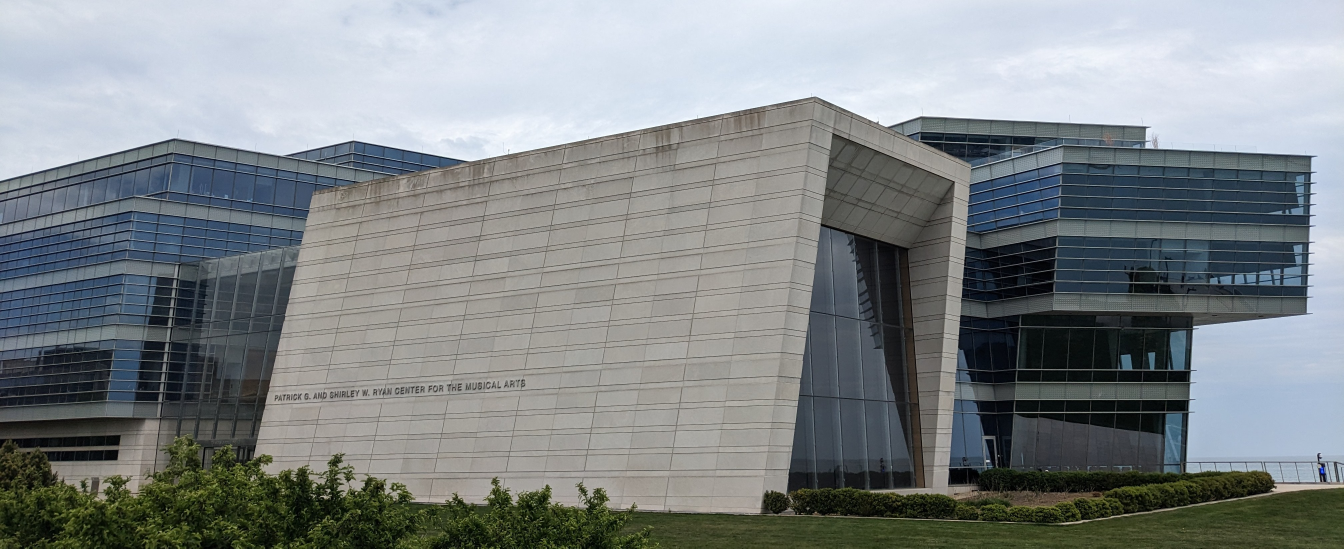
#> input picture images/Bienen School of Music.jpg, 4032 x 1645 px (shown at 1/3 size); its folder holds only this picture in this run
$ jupyter execute --allow-errors Main_variants.ipynb   (shell and % lines are left out)
#> lines starting #> are read from the running program, lines starting #| are printed output that depends on the picture
## Imports

[cell 1]
import numpy as np
import cv2 as cv
import os
import math
import faiss

import matplotlib.pyplot as plt

## SIFT

[cell 2]
def get_sift_keypoints(img, resize_width=1024):
    gray = cv.cvtColor(img,cv.COLOR_BGR2GRAY)
    dsize = (resize_width, int(gray.shape[0] / (gray.shape[1] / resize_width)))
    gray = cv.resize(gray, dsize)
    sift = cv.SIFT_create(nfeatures=1000)
    kp, des = sift.detectAndCompute(gray, None)
    img=cv.drawKeypoints(gray,kp,img)
    plt.imshow(img)
    plt.axis('off')
    plt.show()
    return kp, des

[cell 3]
def create_sift_database():
    labels = []
    features = []
    for image_name in os.listdir('images'):
        if '.jpeg' not in image_name and '.jpg' not in image_name:
            continue
        index_of_dot = image_name.find('.')
        building_name = image_name[0:(index_of_dot - 2)]

        image_path = 'images/' + image_name
        img = cv.imread(image_path)

        kp, des = get_sift_keypoints(img)
        labels += [building_name for i in range(len(kp))]

        features.append(np.vstack(des))
    return labels, features

## ORB

[cell 4]
def get_orb_keypoints(img, resize_width=1024):
    gray = cv.cvtColor(img,cv.COLOR_BGR2GRAY)
    dsize = (resize_width, int(gray.shape[0] / (gray.shape[1] / resize_width)))
    gray = cv.resize(gray, dsize)
    orb = cv.ORB_create(nfeatures=1000)
    kp = orb.detect(gray,None)
    kp, des = orb.compute(gray, kp)
    img=cv.drawKeypoints(gray,kp,img)
    plt.imshow(img)
    plt.axis('off')
    plt.show()
    return kp, des

[cell 5]
def create_orb_database():
    labels = []
    features = []
    for image_name in os.listdir('images'):
        if '.jpeg' not in image_name and '.jpg' not in image_name:
            continue
        index_of_dot = image_name.find('.')
        building_name = image_name[0:(index_of_dot - 2)]

        image_path = 'images/' + image_name
        img = cv.imread(image_path)

        kp, des = get_orb_keypoints(img)
        labels += [building_name for i in range(len(kp))]

        features.append(np.vstack(des))
    return labels, features

## BRIEF

[cell 6]
# [13 lines left out: function get_brief_keypoints, not called in this run]

[cell 7]
# [17 lines left out: function create_brief_database, not called in this run]

## Feature Set Creation

[cell 8]
def create_requested_feature_database(create_database):
    labels, features = create_database()
#> in create_sift_database, img is the input picture: shape (1645, 4032, 3); mean B, G, R 136.3, 134.5, 129
#> in get_sift_keypoints, `gray = cv.cvtColor(img,cv.COLOR_BGR2GRAY)`:
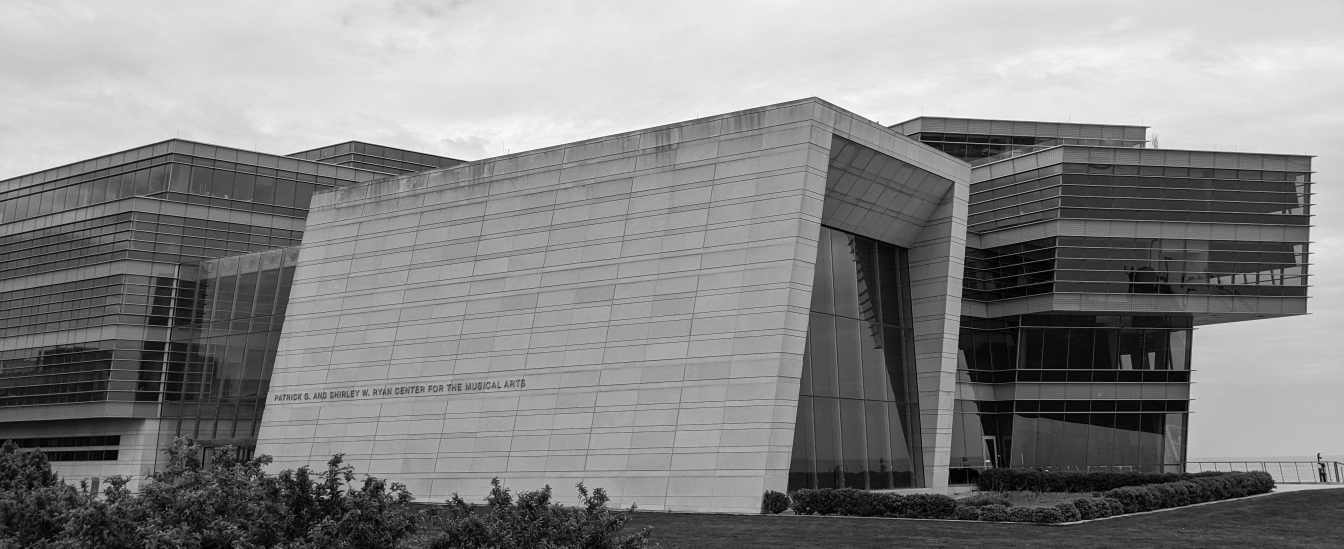
#> gray: shape (1645, 4032) (shown at 1/3 size); min 0, max 255, mean 133
#> in get_sift_keypoints, `gray = cv.resize(gray, dsize)`:
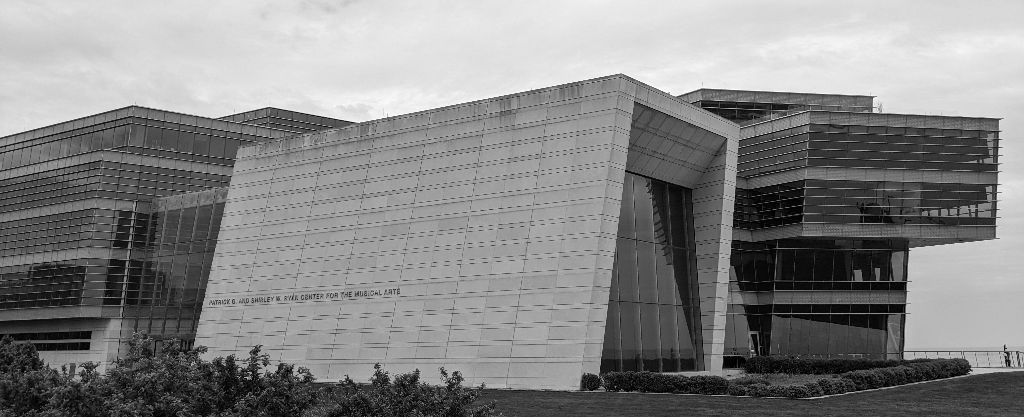
#> gray: shape (417, 1024); min 0, max 254, mean 132.9
#> in get_sift_keypoints, `kp, des = sift.detectAndCompute(gray, None)`: kp = 1000 keypoints; strongest (x, y, size): (1008, 362, 4.3), (875, 111, 3.2), (1007, 353, 2.2), (729, 362, 8.6)
#> in get_sift_keypoints, `img=cv.drawKeypoints(gray,kp,img)`:
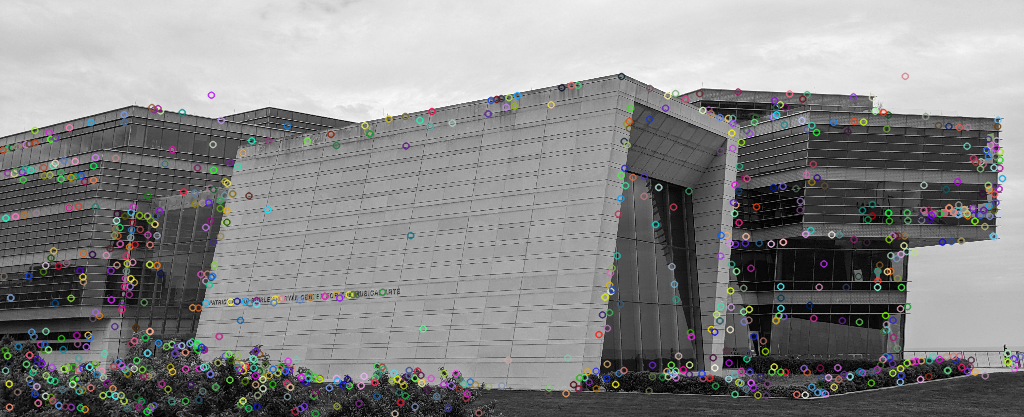
#> img: shape (417, 1024, 3); mean B, G, R 134.9, 134.9, 135
#> in create_sift_database, `labels += [building_name for i in range(len(kp))]`: labels = 1000 items, first 6: 'Bienen School of Mus', 'Bienen School of Mus', 'Bienen School of Mus', 'Bienen School of Mus', 'Bienen School of Mus', 'Bienen School of Mus'
    features_ar = np.vstack(features)
    faiss_size = list(features_ar.shape)[1]
    index = faiss.IndexFlatL2(faiss_size)
    index.add(features_ar)
    return labels, index

## Inference

[cell 9]
# [9 lines left out: function get_percentage_scores, not called in this run]

[cell 10]
# [26 lines left out: function find_closest_image_match, not called in this run]

## Example : SIFT

#> (a cell that did not finish here is left out)

#> in create_requested_feature_database, `labels, features = create_database()`: features = 1 item

#> (a cell that did not finish here is left out)

## Example : ORB

#> (a cell that did not finish here is left out)

#> in get_orb_keypoints, `kp = orb.detect(gray,None)`: kp = 997 keypoints; strongest (x, y, size): (873, 110, 31), (910, 248, 31), (874, 112, 31), (873, 99, 31)
#> in get_orb_keypoints, `img=cv.drawKeypoints(gray,kp,img)`:
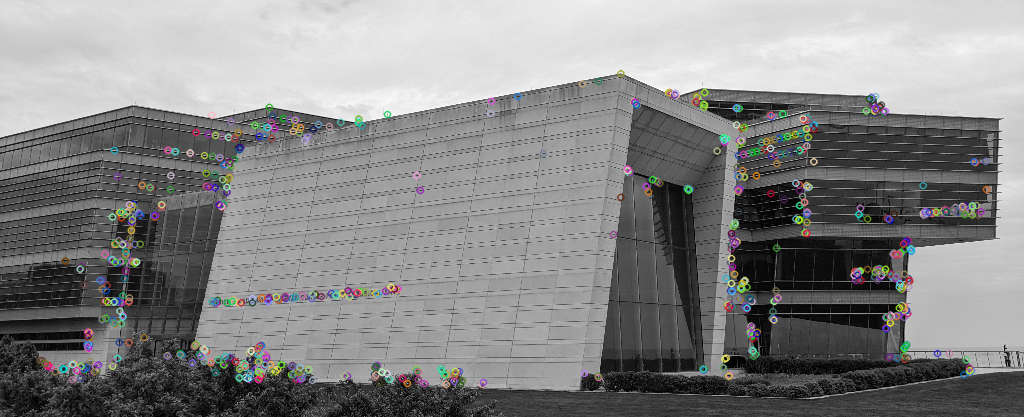
#> img: shape (417, 1024, 3); mean B, G, R 134.2, 134.3, 134.3
#> in create_orb_database, `labels += [building_name for i in range(len(kp))]`: labels = 997 items, first 6: 'Bienen School of Mus', 'Bienen School of Mus', 'Bienen School of Mus', 'Bienen School of Mus', 'Bienen School of Mus', 'Bienen School of Mus'

$ run again, on images/Bienen_School_of_Music_4.jpeg
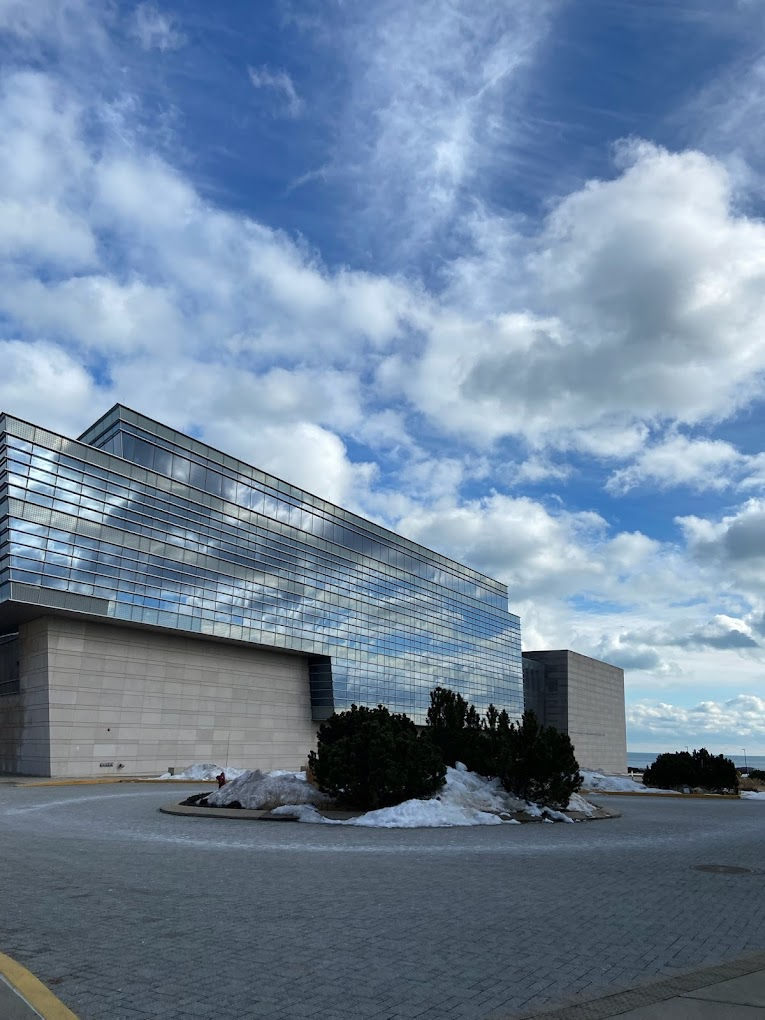
#> input picture images/Bienen_School_of_Music_4.jpeg, 765 x 1020 px
#> in create_sift_database, img is the input picture: shape (1020, 765, 3); mean B, G, R 156.5, 132.9, 111.9
#> in get_sift_keypoints, `gray = cv.cvtColor(img,cv.COLOR_BGR2GRAY)`:
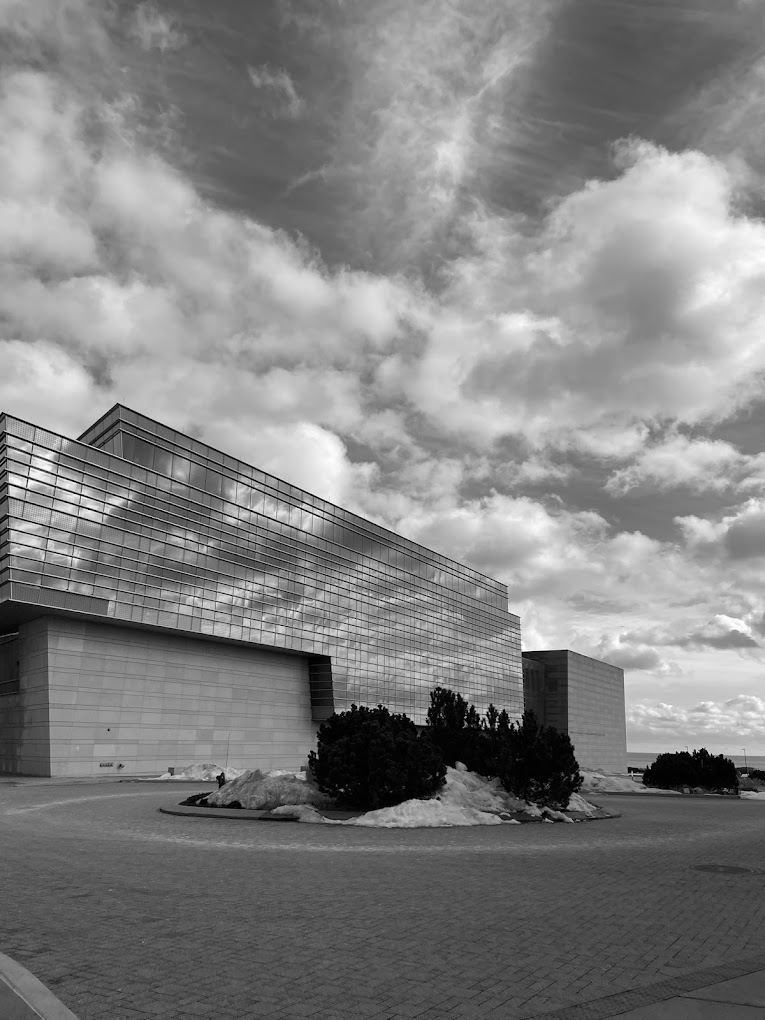
#> gray: shape (1020, 765); min 0, max 255, mean 129.3
#> in get_sift_keypoints, `kp, des = sift.detectAndCompute(gray, None)`: kp = 1000 keypoints; strongest (x, y, size): (118, 681, 2.2), (20, 650, 2.5), (29, 653, 2.4), (100, 660, 2.1)
#> in get_sift_keypoints, `img=cv.drawKeypoints(gray,kp,img)`:
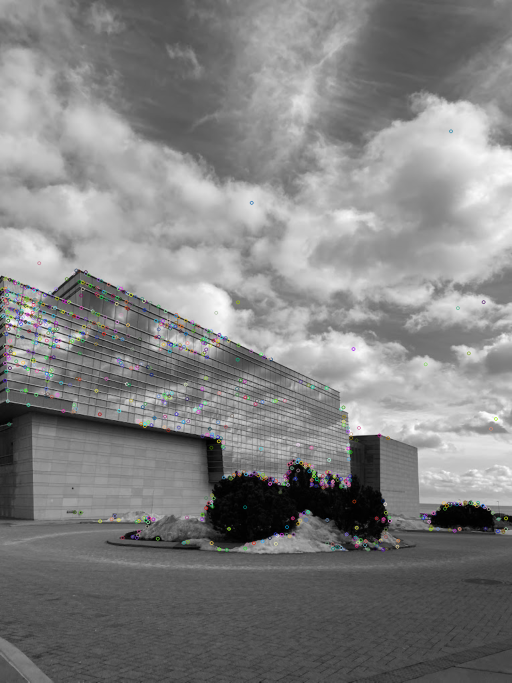
#> img: shape (1365, 1024, 3) (shown at 1/2 size); mean B, G, R 129.3, 129.3, 129.3
#> in create_sift_database, `labels += [building_name for i in range(len(kp))]`: labels = 1000 items, first 6: 'Bienen_School_of_Music', 'Bienen_School_of_Music', 'Bienen_School_of_Music', 'Bienen_School_of_Music', 'Bienen_School_of_Music', 'Bienen_School_of_Music'
#> in create_requested_feature_database, `labels, features = create_database()`: features = 1 item
#> in get_orb_keypoints, `kp = orb.detect(gray,None)`: kp = 1000 keypoints; strongest (x, y, size): (39, 642, 31), (39, 627, 31), (104, 587, 31), (42, 627, 31)
